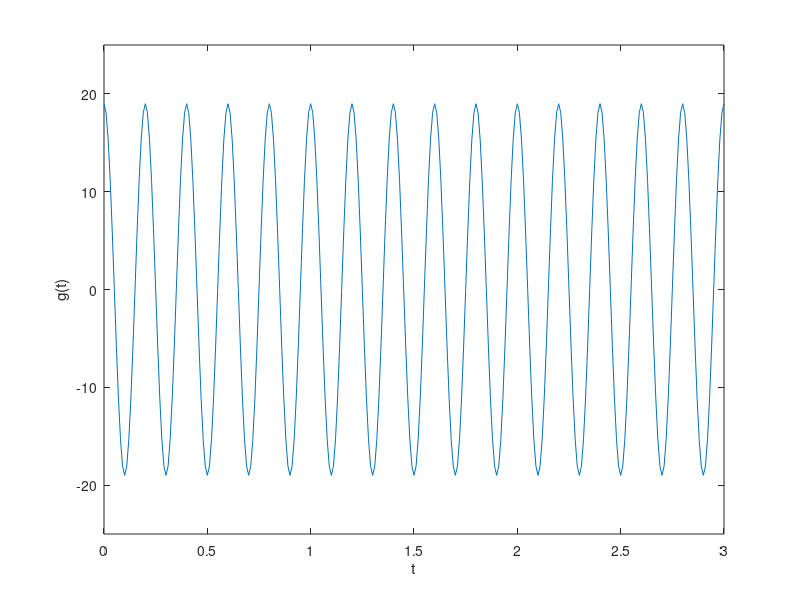

Here is the MATLAB script that generated this plot: (Note: this script raises an error after producing the figure.)

f = 5;
A = 19;
t = 0:0.01:3;
g = @(time) (A.*cos(2*pi*f*time));
figure(1);
plot(t,g(t));
axis([0 3 -25 25]);
ylabel("g(t)")
xlabel("t")
title("075BCT068","Roshan Subedi")
set(gca, 'XAxisLocation', 'origin')
set(gca, 'YAxisLocation', 'origin')
grid on

y = fft(g(t));
figure(2);
plot(t,y);
ylabel("g(t)")
xlabel("t")
title("075BCT068","Roshan Subedi")
set(gca, 'XAxisLocation', 'origin')
set(gca, 'YAxisLocation', 'origin')
grid on

z = ifft(y);
figure(3);
plot(t,z);
axis([0 3 -25 25]);
ylabel("g(t)")
xlabel("t")
title("075BCT068","Roshan Subedi")
set(gca, 'XAxisLocation', 'origin')
set(gca, 'YAxisLocation', 'origin')
grid on